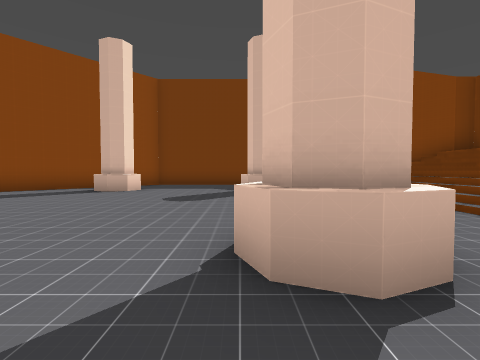
view 1 (above)

12 first-person views from a walk through a 3-D level made in the Godot game engine. The camera is 1.2 m above the floor, tilts 2° down and sees 85° across. The floor is counted in squares, 2 m on a side. Each view is taken from the middle of a square. On the plan, view 1 faces up. The plan holds only what a view shows up to about 9 squares ahead; the rest is blank.

view 2
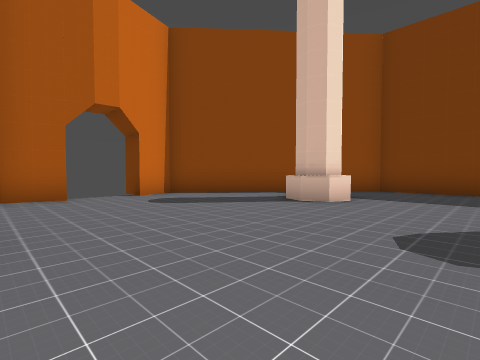

view 3
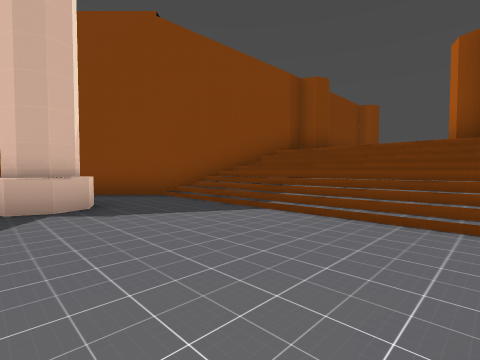

view 4
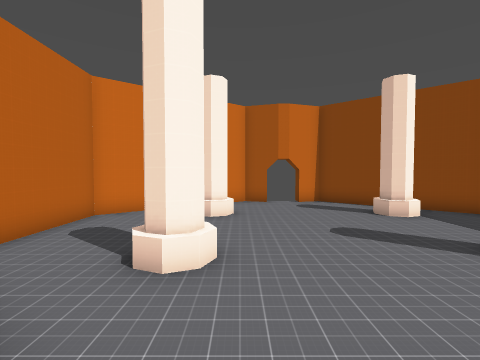

view 5
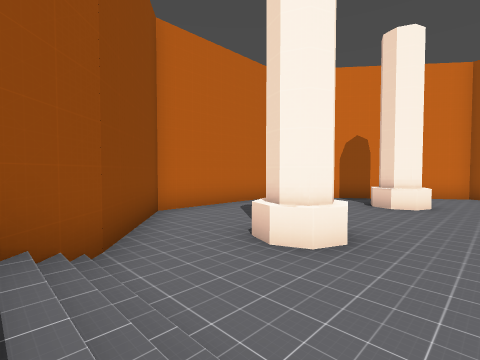

view 6
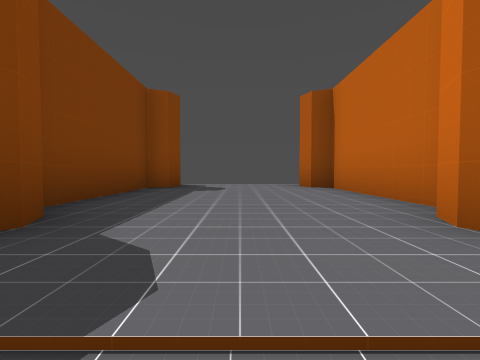

view 7
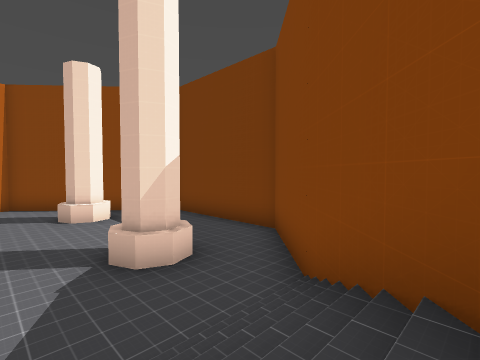

view 8
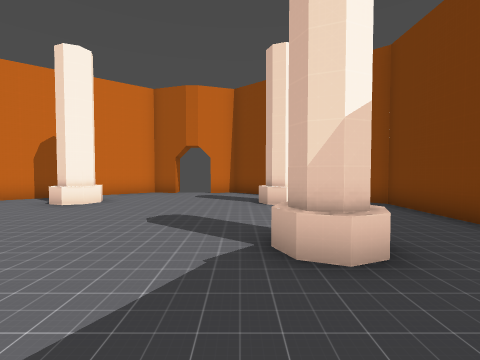

view 9
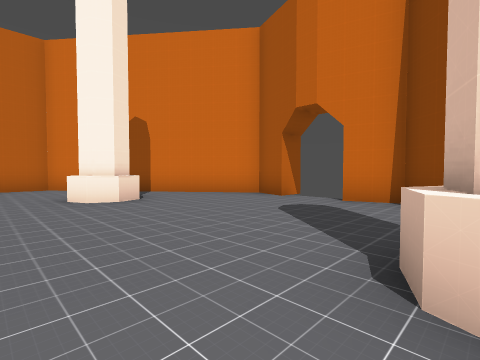

view 10
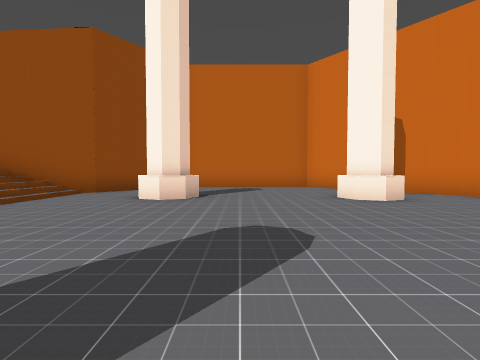

view 11
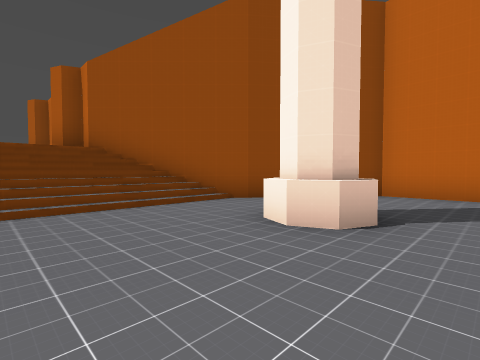

view 12
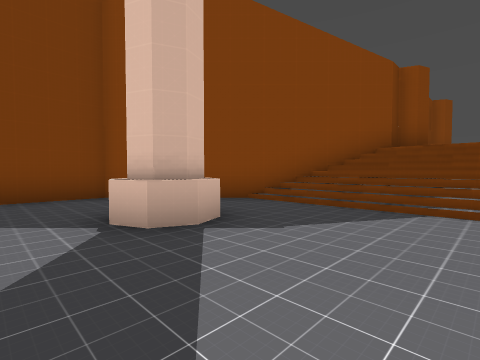

### Floor plan
Key: @ floor where view 1 was taken; # wall or solid block; x gap in a wall; . main floor; : floor 2.25 m higher than the main floor; / step, stairs or slope; ^ raised ledge.
Columns run from 8 left of view 1 to 11 right of it. Each row starts with its distance up from view 1.
 12     #######
 11    ##.....##
 10   ##.......##
  9  ##.^.......##
  8 ##..#....#../##
  7 #...........//######
  6 x...........//::::::
  5  ...........//::::::
  4 x...........//::::::
  3 #...........//######
  2 ##..#...##../##
  1  ##.........##
  0   ##....@..##
 -1    ##.....##
 -2     #######

Where each view was taken, in squares from view 1:
view 1: 0 up, 0 right, facing up
view 2: 3 up, 1 left, facing up-left
view 3: 3 up, 0 right, facing up-right
view 4: 3 up, 5 right, facing left
view 5: 4 up, 4 right, facing down-left
view 6: 5 up, 5 right, facing right
view 7: 6 up, 5 right, facing up-left
view 8: 7 up, 4 right, facing left
view 9: 8 up, 2 left, facing down-left
view 10: 8 up, 1 left, facing down
view 11: 5 up, 1 left, facing down-right
view 12: 5 up, 1 left, facing up-right
